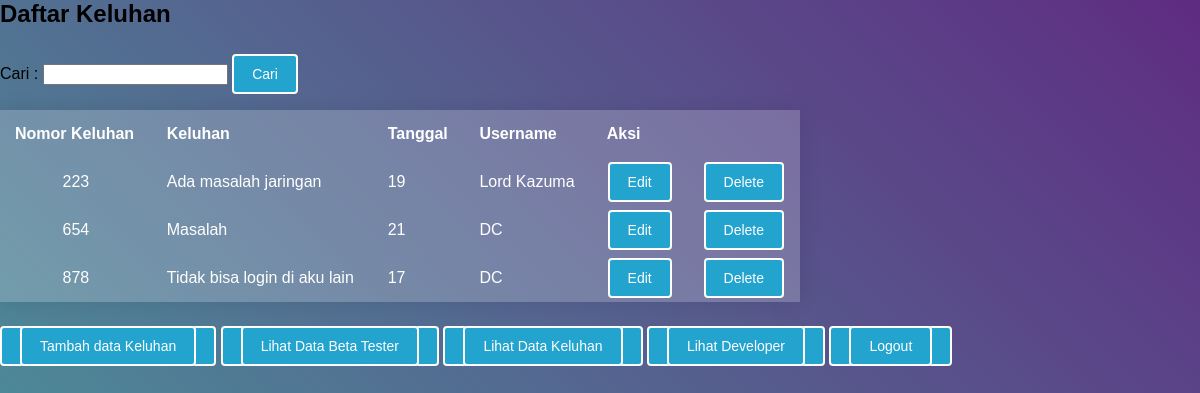
The page /keluhan.php (signed in) on the database its author committed.
### tables this page shows
CREATE TABLE `keluhan` (
  `id` int(25) NOT NULL,
  `masalah` varchar(50) NOT NULL,
  `tanggal` varchar(50) NOT NULL,
  `username` varchar(20) NOT NULL
);

### keluhan.php (the view, shortened to what this page needs)
<html>
<head>
    <link rel="stylesheet" type="text/css" href="style.css">
</head>
<body>
    <h2 line-height='50%'>Daftar Keluhan</h2>
    <form action="keluhan.php" method="get">
	<label>Cari :</label>
	<input type="text" name="cari">
	<input type="submit" value="Cari">
</form>
    <table class="table1">
        <tr>
            <th>Nomor Keluhan</th>
            <th>Keluhan</th>
            <th>Tanggal</th>
            <th>Username</th>
            <th colspan="2">Aksi</th>
        </tr>
        <?php
        include_once("config.php");
        if(isset($_GET['cari'])){
            $result = mysqli_query($mysqli, "SELECT * FROM keluhan WHERE masalah LIKE '%".$cari."%' ORDER BY id ASC");
        } else {
            $result = mysqli_query($mysqli, "SELECT * FROM keluhan ORDER BY id ASC");
        }
        while ($user_data = mysqli_fetch_array($result)) {
            echo "<tr>";
            echo "<td align='center'>" . $user_data['id'] . "</td>";
            echo "<td>" . $user_data['masalah'] . "</td>";
            echo "<td>" . $user_data['tanggal'] . "</td>";
            echo "<td>" . $user_data['username'] . "</td>";
            echo "<td align='center'><a href='edit_keluhan.php?id=$user_data[id]'>Edit</a></td>";
            echo "<td align='center'><a href='delete_keluhan.php?id=$user_data[id]'>Delete</a></td></tr>";
        }
        ?>
    </table>
    <br>
    <button><a href="add_keluhan.php">Tambah data Keluhan</a></button>
    <button><a href="index.php">Lihat Data Beta Tester</a></button>
    <button><a href="keluhan.php">Lihat Data Keluhan</a></button>
    <button><a href="developer.php">Lihat Developer</a></button>
    <button><a href="logout_admin.php">Logout</a></button>
</body>
</html>

### style.css (style rules this page uses)
html, body { height: 100%; }
body { margin: 0; background: -webkit-linear-gradient(45deg, #49a09d, #5f2c82); background: linear-gradient(45deg, #49a09d, #5f2c82); font-family: sans-serif; font-weight: 100; }
table { width: 800px; border-collapse: collapse; overflow: hidden; box-shadow: 0 0 20px rgba(0, 0, 0, 0.1); }
th, td { padding: 15px; background-color: rgba(255, 255, 255, 0.2); color: #fff; }
th { text-align: left; }
tbody td { position: relative; }
a, button,input[type=submit],input[type=reset] { font-family: sans-serif; font-size: 14px; background: #22a4cf; color: white; border: white 2px solid; border-radius: 4px; padding: 10px 18px; margin-top: 6px; }
a { text-decoration: none; }

### rows shown on the page
keluhan: id "223", masalah "Ada masalah jaringan", tanggal "19", username "Lord Kazuma"
keluhan: id "654", masalah "Masalah", tanggal "21", username "DC"
keluhan: id "878", masalah "Tidak bisa login di aku lain", tanggal "17", username "DC"
